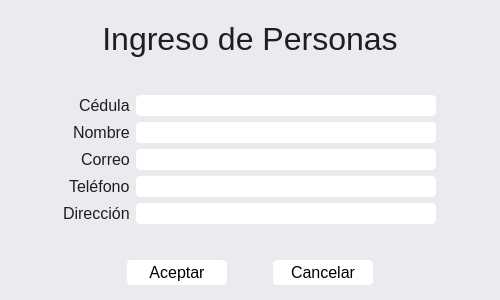
<?xml version="1.0" encoding="UTF-8"?>
<ui version="4.0">
 <class>MainWindow</class>
 <widget class="QMainWindow" name="MainWindow">
  <property name="geometry">
   <rect>
    <x>0</x>
    <y>0</y>
    <width>500</width>
    <height>300</height>
   </rect>
  </property>
  <property name="minimumSize">
   <size>
    <width>500</width>
    <height>300</height>
   </size>
  </property>
  <property name="maximumSize">
   <size>
    <width>500</width>
    <height>300</height>
   </size>
  </property>
  <property name="font">
   <font>
    <pointsize>12</pointsize>
   </font>
  </property>
  <property name="windowTitle">
   <string>MainWindow</string>
  </property>
  <property name="styleSheet">
   <string notr="true">background-color: rgb(235, 235, 239);
color: #1f1f1f;</string>
  </property>
  <widget class="QWidget" name="centralwidget">
   <layout class="QVBoxLayout" name="verticalLayout">
    <item>
     <widget class="QLabel" name="label">
      <property name="maximumSize">
       <size>
        <width>16777215</width>
        <height>60</height>
       </size>
      </property>
      <property name="font">
       <font>
        <pointsize>24</pointsize>
       </font>
      </property>
      <property name="text">
       <string>Ingreso de Personas</string>
      </property>
      <property name="alignment">
       <set>Qt::AlignCenter</set>
      </property>
     </widget>
    </item>
    <item alignment="Qt::AlignHCenter|Qt::AlignVCenter">
     <widget class="QWidget" name="" native="true">
      <layout class="QFormLayout" name="formulario">
       <property name="labelAlignment">
        <set>Qt::AlignRight|Qt::AlignTrailing|Qt::AlignVCenter</set>
       </property>
       <item row="0" column="0">
        <widget class="QLabel" name="label_2">
         <property name="font">
          <font>
           <pointsize>12</pointsize>
          </font>
         </property>
         <property name="text">
          <string>Cédula</string>
         </property>
        </widget>
       </item>
       <item row="0" column="1">
        <widget class="QLineEdit" name="txtCedula">
         <property name="minimumSize">
          <size>
           <width>300</width>
           <height>0</height>
          </size>
         </property>
         <property name="maximumSize">
          <size>
           <width>300</width>
           <height>16777215</height>
          </size>
         </property>
         <property name="font">
          <font>
           <pointsize>12</pointsize>
          </font>
         </property>
         <property name="styleSheet">
          <string notr="true">QLineEdit{
	color: black;
	background-color: white;
	border-radius: 4px;
}</string>
         </property>
        </widget>
       </item>
       <item row="1" column="0">
        <widget class="QLabel" name="label_5">
         <property name="font">
          <font>
           <pointsize>12</pointsize>
          </font>
         </property>
         <property name="text">
          <string>Nombre</string>
         </property>
        </widget>
       </item>
       <item row="1" column="1">
        <widget class="QLineEdit" name="txtNombre">
         <property name="minimumSize">
          <size>
           <width>300</width>
           <height>0</height>
          </size>
         </property>
         <property name="maximumSize">
          <size>
           <width>300</width>
           <height>16777215</height>
          </size>
         </property>
         <property name="font">
          <font>
           <pointsize>12</pointsize>
          </font>
         </property>
         <property name="styleSheet">
          <string notr="true">QLineEdit{
	color: black;
	background-color: white;
	border-radius: 4px;
}</string>
         </property>
        </widget>
       </item>
       <item row="2" column="0">
        <widget class="QLabel" name="label_7">
         <property name="font">
          <font>
           <pointsize>12</pointsize>
          </font>
         </property>
         <property name="text">
          <string>Correo</string>
         </property>
        </widget>
       </item>
       <item row="2" column="1">
        <widget class="QLineEdit" name="txtCorreo">
         <property name="minimumSize">
          <size>
           <width>300</width>
           <height>0</height>
          </size>
         </property>
         <property name="maximumSize">
          <size>
           <width>300</width>
           <height>16777215</height>
          </size>
         </property>
         <property name="font">
          <font>
           <pointsize>12</pointsize>
          </font>
         </property>
         <property name="styleSheet">
          <string notr="true">QLineEdit{
	color: black;
	background-color: white;
	border-radius: 4px;
}</string>
         </property>
        </widget>
       </item>
       <item row="3" column="0">
        <widget class="QLabel" name="label_6">
         <property name="font">
          <font>
           <pointsize>12</pointsize>
          </font>
         </property>
         <property name="text">
          <string>Teléfono</string>
         </property>
        </widget>
       </item>
       <item row="3" column="1">
        <widget class="QLineEdit" name="txtTelefono">
         <property name="minimumSize">
          <size>
           <width>300</width>
           <height>0</height>
          </size>
         </property>
         <property name="maximumSize">
          <size>
           <width>300</width>
           <height>16777215</height>
          </size>
         </property>
         <property name="font">
          <font>
           <pointsize>12</pointsize>
          </font>
         </property>
         <property name="styleSheet">
          <string notr="true">QLineEdit{
	color: black;
	background-color: white;
	border-radius: 4px;
}</string>
         </property>
        </widget>
       </item>
       <item row="4" column="0">
        <widget class="QLabel" name="label_4">
         <property name="font">
          <font>
           <pointsize>12</pointsize>
          </font>
         </property>
         <property name="text">
          <string>Dirección</string>
         </property>
        </widget>
       </item>
       <item row="4" column="1">
        <widget class="QLineEdit" name="txtDireccion">
         <property name="minimumSize">
          <size>
           <width>300</width>
           <height>0</height>
          </size>
         </property>
         <property name="maximumSize">
          <size>
           <width>300</width>
           <height>16777215</height>
          </size>
         </property>
         <property name="font">
          <font>
           <pointsize>12</pointsize>
          </font>
         </property>
         <property name="styleSheet">
          <string notr="true">QLineEdit{
	color: black;
	background-color: white;
	border-radius: 4px;
}</string>
         </property>
        </widget>
       </item>
      </layout>
     </widget>
    </item>
    <item>
     <widget class="QWidget" name="" native="true">
      <property name="maximumSize">
       <size>
        <width>16777215</width>
        <height>40</height>
       </size>
      </property>
      <layout class="QHBoxLayout" name="horizontalLayout">
       <item>
        <spacer name="horizontalSpacer">
         <property name="orientation">
          <enum>Qt::Horizontal</enum>
         </property>
         <property name="sizeHint" stdset="0">
          <size>
           <width>40</width>
           <height>20</height>
          </size>
         </property>
        </spacer>
       </item>
       <item>
        <widget class="QPushButton" name="btnAceptar">
         <property name="minimumSize">
          <size>
           <width>100</width>
           <height>25</height>
          </size>
         </property>
         <property name="maximumSize">
          <size>
           <width>100</width>
           <height>25</height>
          </size>
         </property>
         <property name="font">
          <font>
           <pointsize>12</pointsize>
          </font>
         </property>
         <property name="styleSheet">
          <string notr="true">QPushButton{
	color: black;
	background-color: white;
	border-radius: 4px;
}

QPushButton::hover {
	background-color: #3081D0;
	color: white;
}</string>
         </property>
         <property name="text">
          <string>Aceptar</string>
         </property>
        </widget>
       </item>
       <item>
        <spacer name="horizontalSpacer_3">
         <property name="orientation">
          <enum>Qt::Horizontal</enum>
         </property>
         <property name="sizeType">
          <enum>QSizePolicy::Fixed</enum>
         </property>
         <property name="sizeHint" stdset="0">
          <size>
           <width>40</width>
           <height>20</height>
          </size>
         </property>
        </spacer>
       </item>
       <item>
        <widget class="QPushButton" name="btnCancelar">
         <property name="minimumSize">
          <size>
           <width>100</width>
           <height>25</height>
          </size>
         </property>
         <property name="maximumSize">
          <size>
           <width>100</width>
           <height>25</height>
          </size>
         </property>
         <property name="font">
          <font>
           <pointsize>12</pointsize>
          </font>
         </property>
         <property name="styleSheet">
          <string notr="true">QPushButton{
	color: black;
	background-color: white;
	border-radius: 4px;
}

QPushButton::hover {
	background-color: #3081D0;
	color: white;
}</string>
         </property>
         <property name="text">
          <string>Cancelar</string>
         </property>
        </widget>
       </item>
       <item>
        <spacer name="horizontalSpacer_2">
         <property name="orientation">
          <enum>Qt::Horizontal</enum>
         </property>
         <property name="sizeHint" stdset="0">
          <size>
           <width>40</width>
           <height>20</height>
          </size>
         </property>
        </spacer>
       </item>
      </layout>
     </widget>
    </item>
   </layout>
  </widget>
 </widget>
 <resources/>
 <connections/>
</ui>
